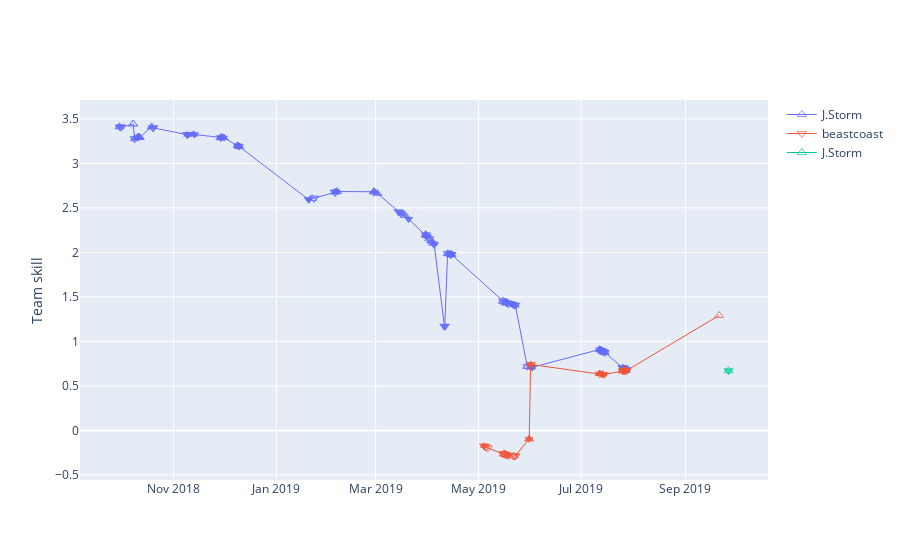

The notebook cell saved with this chart:
### Markdown cell above
### Team skills

### Code cell
match_pred.team_skills_plot(
    match_pred.teams.index[
        match_pred.teams.str.lower().isin([TEAM_1, TEAM_2])
    ])
